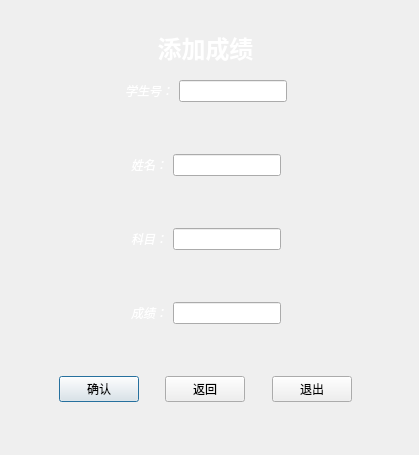
<?xml version="1.0" encoding="UTF-8"?>
<ui version="4.0">
 <class>teacher_addScore</class>
 <widget class="QDialog" name="teacher_addScore">
  <property name="geometry">
   <rect>
    <x>0</x>
    <y>0</y>
    <width>419</width>
    <height>455</height>
   </rect>
  </property>
  <property name="windowTitle">
   <string>添加成绩</string>
  </property>
  <property name="windowIcon">
   <iconset resource="a.qrc">
    <normaloff>:/new/prefix1/image/gaitubao_sa_png.png</normaloff>:/new/prefix1/image/gaitubao_sa_png.png</iconset>
  </property>
  <widget class="QWidget" name="widget_5" native="true">
   <property name="geometry">
    <rect>
     <x>30</x>
     <y>30</y>
     <width>351</width>
     <height>381</height>
    </rect>
   </property>
   <layout class="QVBoxLayout" name="verticalLayout">
    <item>
     <widget class="QLabel" name="label">
      <property name="text">
       <string>&lt;html&gt;&lt;head/&gt;&lt;body&gt;&lt;p align=&quot;center&quot;&gt;&lt;span style=&quot; font-size:18pt; font-weight:600; color:#ffffff;&quot;&gt;添加成绩&lt;/span&gt;&lt;/p&gt;&lt;/body&gt;&lt;/html&gt;</string>
      </property>
     </widget>
    </item>
    <item>
     <widget class="QWidget" name="widget" native="true">
      <layout class="QHBoxLayout" name="horizontalLayout">
       <item>
        <spacer name="horizontalSpacer">
         <property name="orientation">
          <enum>Qt::Horizontal</enum>
         </property>
         <property name="sizeHint" stdset="0">
          <size>
           <width>40</width>
           <height>20</height>
          </size>
         </property>
        </spacer>
       </item>
       <item>
        <widget class="QLabel" name="label_2">
         <property name="text">
          <string>&lt;html&gt;&lt;head/&gt;&lt;body&gt;&lt;p&gt;&lt;span style=&quot; font-style:italic; color:#ffffff;&quot;&gt;学生号：&lt;/span&gt;&lt;/p&gt;&lt;/body&gt;&lt;/html&gt;</string>
         </property>
        </widget>
       </item>
       <item>
        <widget class="QLineEdit" name="t_student_numLine"/>
       </item>
       <item>
        <spacer name="horizontalSpacer_2">
         <property name="orientation">
          <enum>Qt::Horizontal</enum>
         </property>
         <property name="sizeHint" stdset="0">
          <size>
           <width>40</width>
           <height>20</height>
          </size>
         </property>
        </spacer>
       </item>
      </layout>
     </widget>
    </item>
    <item>
     <spacer name="verticalSpacer">
      <property name="orientation">
       <enum>Qt::Vertical</enum>
      </property>
      <property name="sizeHint" stdset="0">
       <size>
        <width>20</width>
        <height>40</height>
       </size>
      </property>
     </spacer>
    </item>
    <item>
     <widget class="QWidget" name="widget_2" native="true">
      <layout class="QHBoxLayout" name="horizontalLayout_2">
       <item>
        <spacer name="horizontalSpacer_4">
         <property name="orientation">
          <enum>Qt::Horizontal</enum>
         </property>
         <property name="sizeHint" stdset="0">
          <size>
           <width>40</width>
           <height>20</height>
          </size>
         </property>
        </spacer>
       </item>
       <item>
        <widget class="QLabel" name="label_3">
         <property name="text">
          <string>&lt;html&gt;&lt;head/&gt;&lt;body&gt;&lt;p&gt;&lt;span style=&quot; font-style:italic; color:#ffffff;&quot;&gt;姓名：&lt;/span&gt;&lt;/p&gt;&lt;/body&gt;&lt;/html&gt;</string>
         </property>
        </widget>
       </item>
       <item>
        <widget class="QLineEdit" name="t_student_nameLine"/>
       </item>
       <item>
        <spacer name="horizontalSpacer_3">
         <property name="orientation">
          <enum>Qt::Horizontal</enum>
         </property>
         <property name="sizeHint" stdset="0">
          <size>
           <width>40</width>
           <height>20</height>
          </size>
         </property>
        </spacer>
       </item>
      </layout>
     </widget>
    </item>
    <item>
     <spacer name="verticalSpacer_2">
      <property name="orientation">
       <enum>Qt::Vertical</enum>
      </property>
      <property name="sizeHint" stdset="0">
       <size>
        <width>20</width>
        <height>40</height>
       </size>
      </property>
     </spacer>
    </item>
    <item>
     <widget class="QWidget" name="widget_3" native="true">
      <layout class="QHBoxLayout" name="horizontalLayout_3">
       <item>
        <spacer name="horizontalSpacer_5">
         <property name="orientation">
          <enum>Qt::Horizontal</enum>
         </property>
         <property name="sizeHint" stdset="0">
          <size>
           <width>40</width>
           <height>20</height>
          </size>
         </property>
        </spacer>
       </item>
       <item>
        <widget class="QLabel" name="label_4">
         <property name="text">
          <string>&lt;html&gt;&lt;head/&gt;&lt;body&gt;&lt;p&gt;&lt;span style=&quot; font-style:italic; color:#ffffff;&quot;&gt;科目：&lt;/span&gt;&lt;/p&gt;&lt;/body&gt;&lt;/html&gt;</string>
         </property>
        </widget>
       </item>
       <item>
        <widget class="QLineEdit" name="t_student_objectLine"/>
       </item>
       <item>
        <spacer name="horizontalSpacer_6">
         <property name="orientation">
          <enum>Qt::Horizontal</enum>
         </property>
         <property name="sizeHint" stdset="0">
          <size>
           <width>40</width>
           <height>20</height>
          </size>
         </property>
        </spacer>
       </item>
      </layout>
     </widget>
    </item>
    <item>
     <spacer name="verticalSpacer_3">
      <property name="orientation">
       <enum>Qt::Vertical</enum>
      </property>
      <property name="sizeHint" stdset="0">
       <size>
        <width>20</width>
        <height>40</height>
       </size>
      </property>
     </spacer>
    </item>
    <item>
     <widget class="QWidget" name="widget_4" native="true">
      <layout class="QHBoxLayout" name="horizontalLayout_4">
       <item>
        <spacer name="horizontalSpacer_7">
         <property name="orientation">
          <enum>Qt::Horizontal</enum>
         </property>
         <property name="sizeHint" stdset="0">
          <size>
           <width>40</width>
           <height>20</height>
          </size>
         </property>
        </spacer>
       </item>
       <item>
        <widget class="QLabel" name="label_5">
         <property name="text">
          <string>&lt;html&gt;&lt;head/&gt;&lt;body&gt;&lt;p&gt;&lt;span style=&quot; font-style:italic; color:#ffffff;&quot;&gt;成绩：&lt;/span&gt;&lt;/p&gt;&lt;/body&gt;&lt;/html&gt;</string>
         </property>
        </widget>
       </item>
       <item>
        <widget class="QLineEdit" name="t_student_scoreLine"/>
       </item>
       <item>
        <spacer name="horizontalSpacer_8">
         <property name="orientation">
          <enum>Qt::Horizontal</enum>
         </property>
         <property name="sizeHint" stdset="0">
          <size>
           <width>40</width>
           <height>20</height>
          </size>
         </property>
        </spacer>
       </item>
      </layout>
     </widget>
    </item>
    <item>
     <spacer name="verticalSpacer_4">
      <property name="orientation">
       <enum>Qt::Vertical</enum>
      </property>
      <property name="sizeHint" stdset="0">
       <size>
        <width>20</width>
        <height>40</height>
       </size>
      </property>
     </spacer>
    </item>
    <item>
     <widget class="QWidget" name="widget_6" native="true">
      <layout class="QHBoxLayout" name="horizontalLayout_5">
       <item>
        <spacer name="horizontalSpacer_9">
         <property name="orientation">
          <enum>Qt::Horizontal</enum>
         </property>
         <property name="sizeHint" stdset="0">
          <size>
           <width>40</width>
           <height>20</height>
          </size>
         </property>
        </spacer>
       </item>
       <item>
        <widget class="QPushButton" name="pushButton">
         <property name="text">
          <string>确认</string>
         </property>
        </widget>
       </item>
       <item>
        <spacer name="horizontalSpacer_10">
         <property name="orientation">
          <enum>Qt::Horizontal</enum>
         </property>
         <property name="sizeHint" stdset="0">
          <size>
           <width>40</width>
           <height>20</height>
          </size>
         </property>
        </spacer>
       </item>
       <item>
        <widget class="QPushButton" name="pushButton_2">
         <property name="text">
          <string>返回</string>
         </property>
        </widget>
       </item>
       <item>
        <spacer name="horizontalSpacer_12">
         <property name="orientation">
          <enum>Qt::Horizontal</enum>
         </property>
         <property name="sizeHint" stdset="0">
          <size>
           <width>40</width>
           <height>20</height>
          </size>
         </property>
        </spacer>
       </item>
       <item>
        <widget class="QPushButton" name="pushButton_3">
         <property name="text">
          <string>退出</string>
         </property>
        </widget>
       </item>
       <item>
        <spacer name="horizontalSpacer_11">
         <property name="orientation">
          <enum>Qt::Horizontal</enum>
         </property>
         <property name="sizeHint" stdset="0">
          <size>
           <width>40</width>
           <height>20</height>
          </size>
         </property>
        </spacer>
       </item>
      </layout>
     </widget>
    </item>
   </layout>
  </widget>
 </widget>
 <resources>
  <include location="a.qrc"/>
 </resources>
 <connections/>
</ui>
